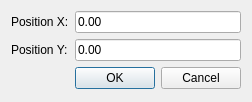
<?xml version="1.0" encoding="UTF-8"?>
<ui version="4.0">
 <class>MyPositionDialog</class>
 <widget class="QDialog" name="MyPositionDialog">
  <property name="geometry">
   <rect>
    <x>0</x>
    <y>0</y>
    <width>241</width>
    <height>102</height>
   </rect>
  </property>
  <property name="windowTitle">
   <string>Enter Position</string>
  </property>
  <layout class="QFormLayout" name="formLayout">
   <item row="0" column="0">
    <widget class="QLabel" name="label">
     <property name="text">
      <string>Position X:</string>
     </property>
    </widget>
   </item>
   <item row="0" column="1">
    <widget class="QLineEdit" name="PositionX">
     <property name="text">
      <string>0.00</string>
     </property>
    </widget>
   </item>
   <item row="1" column="0">
    <widget class="QLabel" name="label_2">
     <property name="text">
      <string>Position Y:</string>
     </property>
    </widget>
   </item>
   <item row="1" column="1">
    <widget class="QLineEdit" name="PositionY">
     <property name="text">
      <string>0.00</string>
     </property>
    </widget>
   </item>
   <item row="2" column="1">
    <widget class="QDialogButtonBox" name="buttonBox">
     <property name="orientation">
      <enum>Qt::Horizontal</enum>
     </property>
     <property name="standardButtons">
      <set>QDialogButtonBox::Cancel|QDialogButtonBox::Ok</set>
     </property>
    </widget>
   </item>
  </layout>
 </widget>
 <resources/>
 <connections>
  <connection>
   <sender>buttonBox</sender>
   <signal>accepted()</signal>
   <receiver>MyPositionDialog</receiver>
   <slot>accept()</slot>
   <hints>
    <hint type="sourcelabel">
     <x>248</x>
     <y>254</y>
    </hint>
    <hint type="destinationlabel">
     <x>157</x>
     <y>274</y>
    </hint>
   </hints>
  </connection>
  <connection>
   <sender>buttonBox</sender>
   <signal>rejected()</signal>
   <receiver>MyPositionDialog</receiver>
   <slot>reject()</slot>
   <hints>
    <hint type="sourcelabel">
     <x>316</x>
     <y>260</y>
    </hint>
    <hint type="destinationlabel">
     <x>286</x>
     <y>274</y>
    </hint>
   </hints>
  </connection>
 </connections>
</ui>
